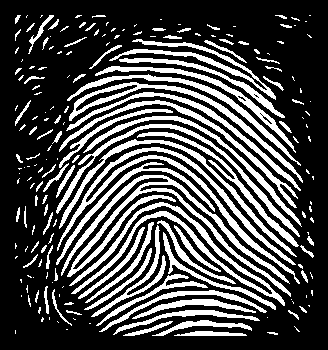
#> input picture enhancered.png, 328 x 350 px
$ python -i minutiae.py   (imports and definitions only)
#> lines starting #> are read from the running program, lines starting #| are printed output that depends on the picture; after the words box and inside, x2 and y2 are one past the last pixel; in counts of white or black regions, pixels touching at a corner belong together
import cv2
import numpy as np
import skimage.morphology
from skimage.morphology import convex_hull_image, erosion
from skimage.morphology import square
import math

class MinutiaeFeature(object):
    # [5 lines left out: function __init__, not called in this run]

class FingerprintFeatureExtractor(object):
    def __init__(self):
        self._mask = []
        self._skel = []
        self.minutiaeTerm = []
        self.minutiaeBif = []
        self._spuriousMinutiaeThresh = 10

    def setSpuriousMinutiaeThresh(self, spuriousMinutiaeThresh):
        self._spuriousMinutiaeThresh = spuriousMinutiaeThresh

    def __skeletonize(self, img):
        img = np.uint8(img > 128)
        self._skel = skimage.morphology.skeletonize(img)
        self._skel = np.uint8(self._skel) * 255
        self._mask = img * 255

    # [28 lines left out: function __computeAngle, not called in this run]

    def __getTerminationBifurcation(self):
        self._skel = self._skel == 255
        (rows, cols) = self._skel.shape
        self.minutiaeTerm = np.zeros(self._skel.shape)
        self.minutiaeBif = np.zeros(self._skel.shape)

        for i in range(1, rows - 1):
            for j in range(1, cols - 1):
                if (self._skel[i][j] == 1):
                    block = self._skel[i - 1:i + 2, j - 1:j + 2]
                    block_val = np.sum(block)
                    if (block_val == 2):
                        self.minutiaeTerm[i, j] = 1
                    elif (block_val == 4):
                        self.minutiaeBif[i, j] = 1

        self._mask = convex_hull_image(self._mask > 0)
        self._mask = erosion(self._mask, square(5))  # Structuing element for mask erosion = square(5)
        self.minutiaeTerm = np.uint8(self._mask) * self.minutiaeTerm

    # [55 lines left out: functions __removeSpuriousMinutiae, __cleanMinutiae, __performFeatureExtraction, not called in this run]

    def extractMinutiaeFeatures(self, img):
        self.__skeletonize(img)

        self.__getTerminationBifurcation()

        self.__cleanMinutiae(img)

        FeaturesTerm, FeaturesBif = self.__performFeatureExtraction()
        return(FeaturesTerm, FeaturesBif)

    # [54 lines left out: functions showResults, saveResult, extract_minutiae_features, not called in this run]

>>> import cv2
>>> picture = cv2.imread('../../enhancered.png')
#> picture is the input picture: shape (350, 328, 3); 29.2% white; 201 white regions (109 under 20 px), largest, box (x1, y1, x2, y2) and area: (61, 175, 291, 297) 3330, (57, 147, 300, 284) 2681, (69, 202, 285, 306) 2350
>>> result = FingerprintFeatureExtractor().extractMinutiaeFeatures(picture)
#> in __skeletonize, `self._skel = skimage.morphology.skeletonize(img)`:
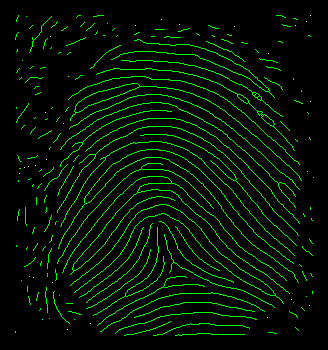
#> self._skel: shape (350, 328, 3) bool; mean of channels 0, 1, 2 0.000226, 0.0628, 0.0002; drawn as B, G, R
#> (the run stopped early here; a loop or call above may not have finished)
